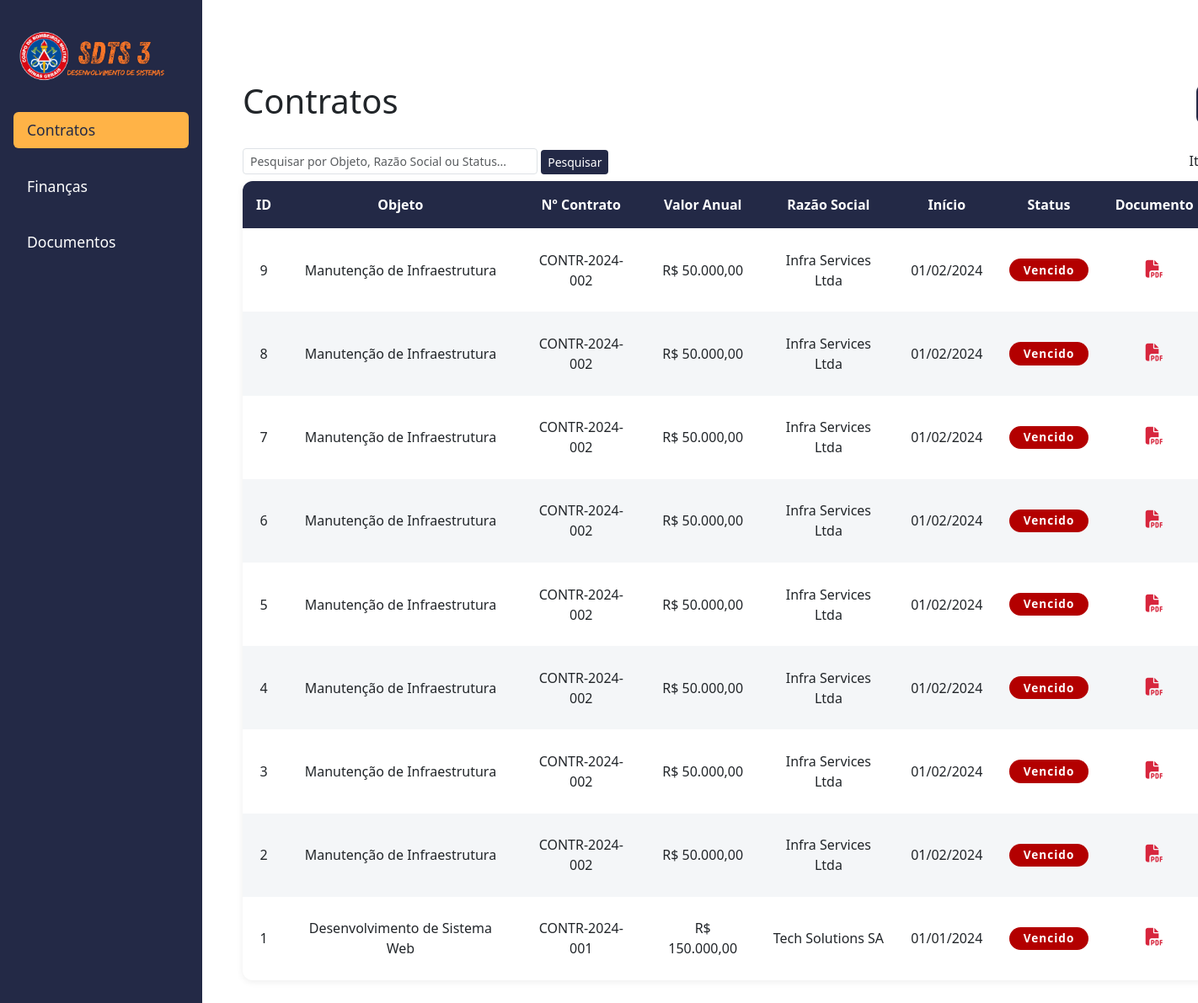
The page /contratos.php on the database its author committed.
### tables this page shows
CREATE TABLE IF NOT EXISTS contratos (
    id INT AUTO_INCREMENT PRIMARY KEY,
    objeto VARCHAR(255),
    detalhamento VARCHAR(200),
    el_item INT,
    valor_anual_estimado DECIMAL(15,2),
    valor_ppag DECIMAL(15,2),
    valor_empenhado DECIMAL(15,2),
    nr_contrato VARCHAR(50),
    meses INT,
    servico_continuado BOOLEAN,
    anos_limite_contratual INT,
    data_inicio DATE,
    data_final DATE,
    empenho BOOLEAN,
    liquidacao BOOLEAN,
    nr_termo_aditivo INT,
    quantidade DECIMAL(10,2),
    distribuicao TEXT,
    processo_sei_sdts VARCHAR(100),
    processo_sei_csm VARCHAR(100),
    status_aditamento VARCHAR(255),
    situacao_aditamento_ano_corrente VARCHAR(255),
    razao_social VARCHAR(255),
    email VARCHAR(255),
    responsavel VARCHAR(255),
    telefone VARCHAR(50),
    situacao VARCHAR(50) DEFAULT 'Não informado',
    observacoes TEXT,
    contrato_documento VARCHAR(255)
);

### public/contratos.php (the view, shortened to what this page needs)
<?php
$host = 'db';
$db   = 'sdts3';
$user = 'sdts3user';
$pass = 'sdts3pass';
$charset = 'utf8mb4';
$dsn = "mysql:host=$host;dbname=$db;charset=$charset";
$options = [
    PDO::ATTR_ERRMODE            => PDO::ERRMODE_EXCEPTION,
    PDO::ATTR_DEFAULT_FETCH_MODE => PDO::FETCH_ASSOC,
    PDO::ATTR_EMULATE_PREPARES   => false,
];
try {
    $pdo = new PDO($dsn, $user, $pass, $options);
} catch (PDOException $e) {
    $_SESSION['flash'] = ['type' => 'danger', 'msg' => 'Não foi possível conectar ao banco de dados.'];
    $pdo = null;
}
$por_pagina = isset($_GET['por_pagina']) ? max(1, intval($_GET['por_pagina'])) : 10;
$busca = isset($_GET['busca']) ? trim($_GET['busca']) : '';
$where = '';
$params = [];
$pagina = isset($_GET['pagina']) ? max(1, intval($_GET['pagina'])) : 1;
$offset = ($pagina - 1) * $por_pagina;
$sql = "SELECT * FROM contratos $where ORDER BY id DESC LIMIT $por_pagina OFFSET $offset";
$stmt = $pdo ? $pdo->prepare($sql) : null;
if ($stmt) {
    $stmt->execute($params);
    $contratos = $stmt->fetchAll();
} else {
    $contratos = [];
}
?>
<div class="container-main">
    <div class="contratos-header">
        <h1>Contratos</h1>
    </div>
    <form method="get" class="mb-2" style="display:flex;align-items:center;gap:1rem;justify-content:space-between;">
      <div style="flex:1;">
        <input type="text" name="busca" value="<?php echo htmlspecialchars($busca); ?>" class="form-control form-control-sm" placeholder="Pesquisar por Objeto, Razão Social ou Status..." style="max-width:350px;display:inline-block;" />
        <button type="submit" class="btn btn-sm btn-pesquisar">Pesquisar</button>
      </div>
      <div>
        <label for="por_pagina" style="margin-bottom:0;">Itens por página:</label>
      </div>
    </form>
    <table class="table-contratos">
        <thead>
            <tr>
                <th>ID</th>
                <th>Objeto</th>
                <th>Nº Contrato</th>
                <th>Valor Anual</th>
                <th>Razão Social</th>
                <th>Início</th>
                <th>Status</th>
                <th>Documento</th>
            </tr>
        </thead>
        <tbody>
            <?php foreach ($contratos as $contrato): ?>
            <?php
                $hoje = date('Y-m-d');
                $status_vigencia = (strtotime($contrato['data_final']) >= strtotime($hoje))
                    ? '<span class="badge-status badge-vigente"><b>Vigente</b></span>'
                    : '<span class="badge-status badge-vencido"><b>Vencido</b></span>';
            ?>
            <tr>
                <td><?php echo $contrato['id']; ?></td>
                <td><?php echo htmlspecialchars($contrato['objeto']); ?></td>
                <td><?php echo htmlspecialchars($contrato['nr_contrato'] ?? ''); ?></td>
                <td>R$ <?php echo number_format($contrato['valor_anual_estimado'] ?? 0,2,',','.'); ?></td>
                <td><?php echo htmlspecialchars($contrato['razao_social'] ?? ''); ?></td>
                <td><?php echo !empty($contrato['data_inicio']) ? date('d/m/Y', strtotime($contrato['data_inicio'])) : ''; ?></td>
                <td><?php echo $status_vigencia; ?></td>
                <td>
                  <?php if (!empty($contrato['contrato_documento'])): ?>
                    <a href="uploads/<?php echo htmlspecialchars($contrato['contrato_documento']); ?>" target="_blank" title="Download do Contrato"><i class="fa fa-file-pdf" style="color:#d7263d;font-size:1.3em;"></i></a>
                  <?php else: ?>
                    <span style="color:#bbb;">-</span>
                  <?php endif; ?>
                </td>
            </tr>
            <?php endforeach; ?>
        </tbody>
    </table>
</div>
<link href="https://cdn.jsdelivr.net/npm/bootstrap@5.3.2/dist/css/bootstrap.min.css" rel="stylesheet">
<?php
$content = ob_get_clean();
include 'base.php';

### public/base.php (shortened to what this page needs)
<!DOCTYPE html>
<html lang="pt-br">
<head>
    <link rel="stylesheet" href="https://cdnjs.cloudflare.com/ajax/libs/font-awesome/6.4.2/css/all.min.css"/>
    <link href="https://cdn.jsdelivr.net/npm/bootstrap@5.3.2/dist/css/bootstrap.min.css" rel="stylesheet">
</head>
<body>
    <nav class="sidebar">
        <div class="sidebar-logo" style="text-align:center; margin-bottom:2rem;">
            <img src="img/logo.png" alt="SDTS 3 - Desenvolvimento de Sistemas" style="max-width:210px; width:100%; height:auto; display:block; margin:0 auto;">
        </div>
        <ul class="menu">
            <li><a href="contratos.php" class="<?php echo (basename($_SERVER['PHP_SELF']) == 'contratos.php') ? 'active' : ''; ?>">Contratos</a></li>
            <li><a href="financas.php" class="<?php echo (basename($_SERVER['PHP_SELF']) == 'financas.php') ? 'active' : ''; ?>">Finanças</a></li>
            <li><a href="documentos.php" class="<?php echo (basename($_SERVER['PHP_SELF']) == 'documentos.php') ? 'active' : ''; ?>">Documentos</a></li>
        </ul>
    </nav>
    <main class="main">
        <?php echo $content; ?>
    </main>
</body>
</html>

### public/base.php (style rules this page uses)
body { margin: 0; font-family: 'Roboto', Arial, sans-serif; background: #f4f6f8; }
.sidebar { position: fixed; left: 0; top: 0; bottom: 0; width: 240px; min-width: 200px; background: #232946; color: #fff; padding: 2rem 1rem; display: flex; flex-direction: column; z-index: 100; }
.menu { list-style: none; padding: 0; margin: 0; }
.menu li { margin-bottom: 1.5rem; }
.menu a { color: #fff; text-decoration: none; font-size: 1.1rem; padding: 0.5rem 1rem; border-radius: 6px; display: block; transition: background 0.2s; }
.menu a.active, .menu a:hover { background: #ffb347; color: #232946; }
.main { margin-left: 240px; flex: 1; padding: 2rem; display: flex; flex-direction: column; align-items: flex-start; justify-content: flex-start; }
.container-main { max-width: 1000px; margin: 0 auto; padding: 2rem 1rem 1rem 1rem; }
.contratos-header { display: flex; justify-content: space-between; align-items: center; margin-bottom: 1.5rem; }
.table-contratos { width: 100%; border-collapse: collapse; background: #fff; border-radius: 12px; box-shadow: 0 2px 8px rgba(0,0,0,0.07); overflow: hidden; }
.table-contratos th, .table-contratos td { padding: 1rem; text-align: left; }
.table-contratos th { background: #232946; color: #fff; }
.table-contratos tr:nth-child(even) { background: #f4f6f8; }

### public/contratos.php (style rules this page uses)
.container-main { max-width: 1400px !important; width: 95vw; margin: 2rem auto; }
.table-contratos { font-size: 1rem; }
.table-contratos th, .table-contratos td { padding: 1rem; text-align: center; }
.badge-status { display: inline-block; padding: 0.25em 1.2em; border-radius: 1em; font-weight: bold; color: #fff; font-size: 0.85rem; letter-spacing: 1px; }
.badge-vencido { background: #b30000; }
.pagination .page-link, .btn-pesquisar { background: #232946 !important; color: #fff !important; border: none !important; font-weight: bold; transition: background 0.2s; }

### rows shown on the page
contratos: id "9", objeto "Manutenção de Infraestrutura", nr_contrato "CONTR-2024-002", valor_anual_estimado "50.000,00", razao_social "Infra Services Ltda", data_inicio "01/02/2024", data_final "Vencido"
contratos: id "8", objeto "Manutenção de Infraestrutura", nr_contrato "CONTR-2024-002", valor_anual_estimado "50.000,00", razao_social "Infra Services Ltda", data_inicio "01/02/2024", data_final "Vencido"
contratos: id "7", objeto "Manutenção de Infraestrutura", nr_contrato "CONTR-2024-002", valor_anual_estimado "50.000,00", razao_social "Infra Services Ltda", data_inicio "01/02/2024", data_final "Vencido"
contratos: id "6", objeto "Manutenção de Infraestrutura", nr_contrato "CONTR-2024-002", valor_anual_estimado "50.000,00", razao_social "Infra Services Ltda", data_inicio "01/02/2024", data_final "Vencido"
contratos: id "5", objeto "Manutenção de Infraestrutura", nr_contrato "CONTR-2024-002", valor_anual_estimado "50.000,00", razao_social "Infra Services Ltda", data_inicio "01/02/2024", data_final "Vencido"
contratos: id "4", objeto "Manutenção de Infraestrutura", nr_contrato "CONTR-2024-002", valor_anual_estimado "50.000,00", razao_social "Infra Services Ltda", data_inicio "01/02/2024", data_final "Vencido"
contratos: id "3", objeto "Manutenção de Infraestrutura", nr_contrato "CONTR-2024-002", valor_anual_estimado "50.000,00", razao_social "Infra Services Ltda", data_inicio "01/02/2024", data_final "Vencido"
contratos: id "2", objeto "Manutenção de Infraestrutura", nr_contrato "CONTR-2024-002", valor_anual_estimado "50.000,00", razao_social "Infra Services Ltda", data_inicio "01/02/2024", data_final "Vencido"
contratos: id "1", objeto "Desenvolvimento de Sistema Web", nr_contrato "CONTR-2024-001", valor_anual_estimado "150.000,00", razao_social "Tech Solutions SA", data_inicio "01/01/2024", data_final "Vencido"
